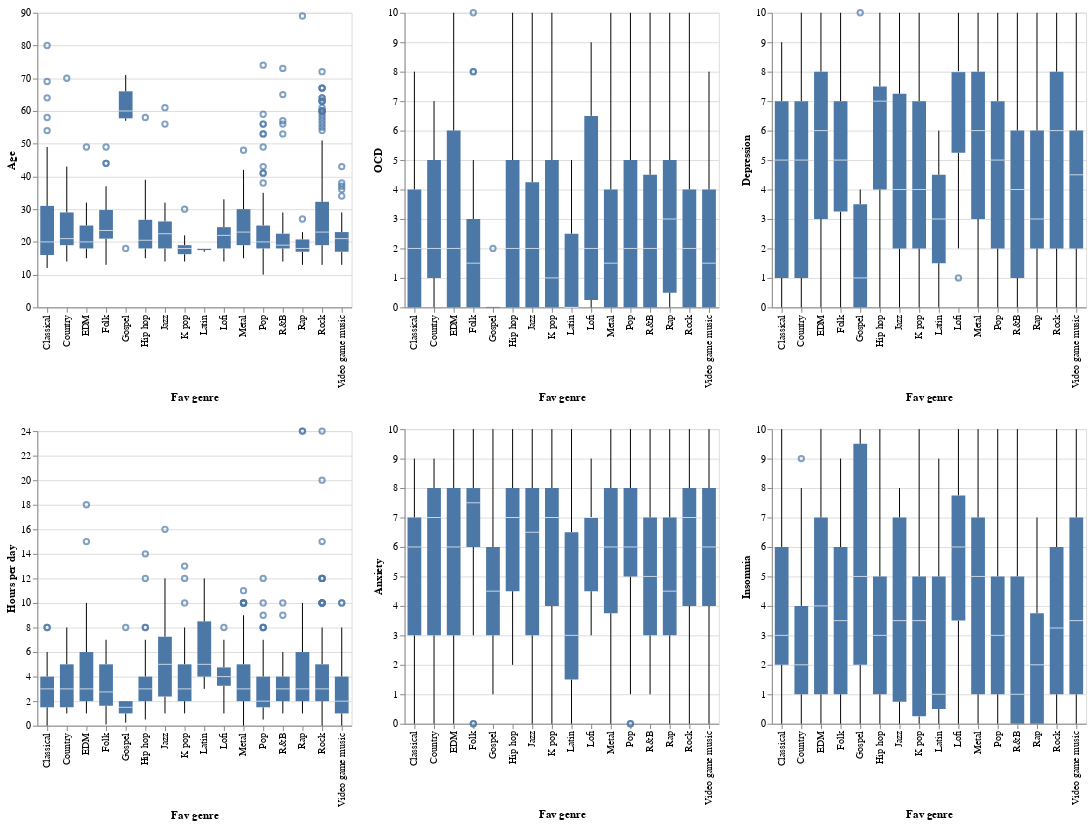

Notebook code for this chart:
### Code cell
'''
First, it was identified all the columns in dataset with values
with numeric type since those are the ones with probability of
having drastic outliers. It was used the technique of graphic
visualization first. The one choosen was a boxplot chart due to 
the accuracy offered by the quartiles calculation. The pourpose 
was look up if there were columns with events out of their own mean 
and it was found a column that actually does.

The unique chart that actually breaks its own measure scale and has 
a value far from the rest of the dataset is the based on the axis Y
'BPM'. That insight makes sense due to is the one with the most of
the missing values in the dataset.

Now that the outliers were found is necessary to fix them.
'''

outlierForAge = createBoxplotChart(dataset=dataset, axis_y="Age")

outlierForHoursPerDay = createBoxplotChart(dataset=dataset, axis_y="Hours per day")

outlierForAnxiety = createBoxplotChart(dataset=dataset, axis_y="Anxiety")

outlierForDepression = createBoxplotChart(dataset=dataset, axis_y="Depression")

outlierForInsomnia = createBoxplotChart(dataset=dataset, axis_y="Insomnia")

outlierForOCD = createBoxplotChart(dataset=dataset, axis_y="OCD")

outlierGeneralChart = outlierForAge & outlierForHoursPerDay | outlierForOCD & outlierForAnxiety | outlierForDepression & outlierForInsomnia

# General boxplot chart visualization
outlierGeneralChart

### Figure 1 — Vega-Lite specification as saved in the notebook (floating-point values rounded to 4 significant figures; data arrays with more than 128 entries replaced by an {"elided": "..."} marker saying what was removed)
{"config": {"view": {"continuousWidth": 300, "continuousHeight": 300}}, "hconcat": [{"vconcat": [{"mark": {"type": "boxplot"}, "encoding": {"x": {"field": "Fav genre", "type": "nominal"}, "y": {"field": "Age", "type": "quantitative"}}}, {"mark": {"type": "boxplot"}, "encoding": {"x": {"field": "Fav genre", "type": "nominal"}, "y": {"field": "Hours per day", "type": "quantitative"}}}]}, {"vconcat": [{"mark": {"type": "boxplot"}, "encoding": {"x": {"field": "Fav genre", "type": "nominal"}, "y": {"field": "OCD", "type": "quantitative"}}}, {"mark": {"type": "boxplot"}, "encoding": {"x": {"field": "Fav genre", "type": "nominal"}, "y": {"field": "Anxiety", "type": "quantitative"}}}]}, {"vconcat": [{"mark": {"type": "boxplot"}, "encoding": {"x": {"field": "Fav genre", "type": "nominal"}, "y": {"field": "Depression", "type": "quantitative"}}}, {"mark": {"type": "boxplot"}, "encoding": {"x": {"field": "Fav genre", "type": "nominal"}, "y": {"field": "Insomnia", "type": "quantitative"}}}]}], "data": {"name": "data-bd9ee11f3e1e194c31513865e731527a"}, "$schema": "https://vega.github.io/schema/vega-lite/v5.16.3.json", "datasets": {"data-bd9ee11f3e1e194c31513865e731527a": {"elided": "736 records"}}}
